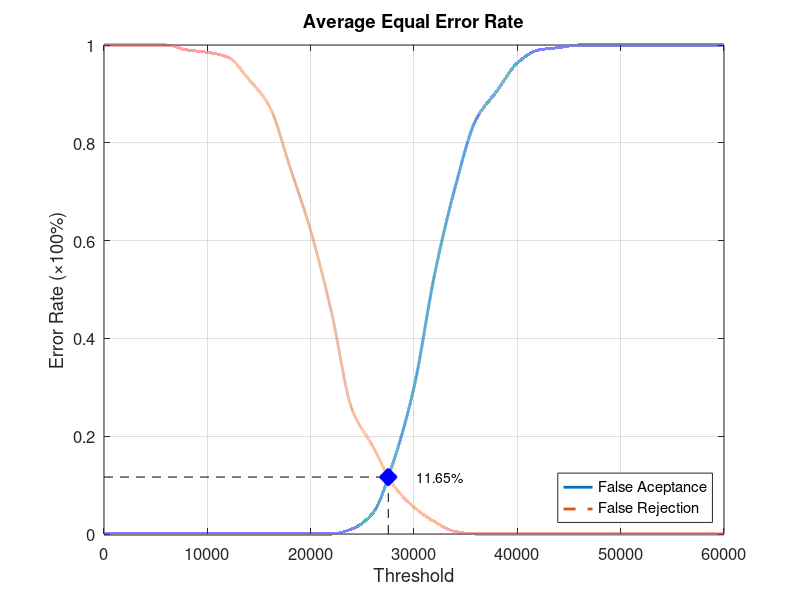
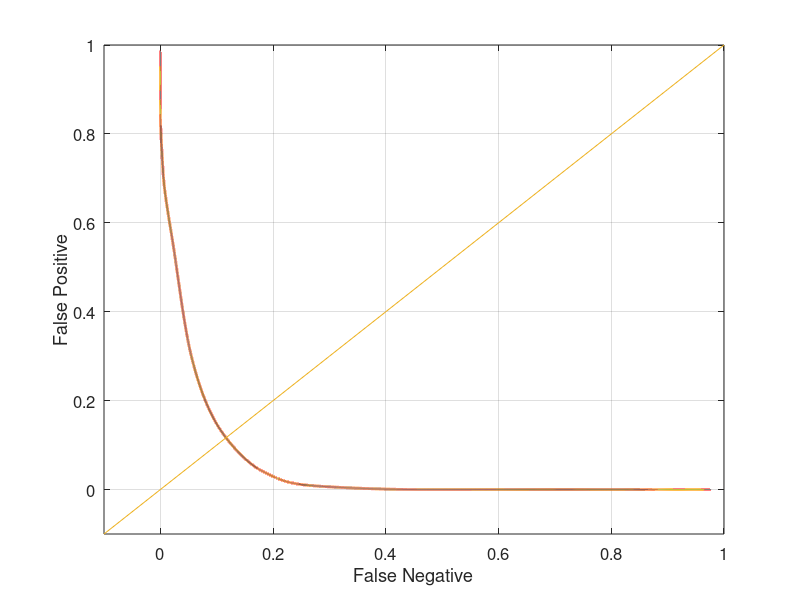

The MATLAB script that drew these images, in order:
function yEER = Database4_3
close all;
clear;
clc;
x = 0:2000:60000;
xq = 0:0.5:60000;

y0 = [0 0 0 0 0 0 0 0 0 0 0 0 0.0105263 0.0421053 0.147368 0.3 0.531579 0.710526 0.847368 0.905263 0.963158 0.989474 0.994737 1 1 1 1 1 1 1 1];
yy0 = interp1(x, y0, xq, 'pchip');
y1 = [1 1 1 1 0.99 0.985 0.975 0.93 0.875 0.75 0.62 0.455 0.255 0.18 0.1 0.055 0.025 0.005 0 0 0 0 0 0 0 0 0 0 0 0 0];
yy1 = interp1(x, y1, xq, 'pchip');

% Calculating EER: 
y2 = abs(y0 - y1);
find(y2 == min(y2))
yy2 = abs(yy0 - yy1);
xEER = find(yy2 == min(yy2));
xEERIndex = xq(xEER) % X-axis EER
yEER = yy0(xEER) % Y-axis EER

main = figure
plot(xq, yy0,'-','LineWidth', 2);	hold on
plot(xq, yy1,'--','LineWidth', 2);	hold on
plot([xEERIndex xEERIndex], [0 yEER], 'k--');	hold on
plot([0 xEERIndex], [yEER yEER], 'k--');	hold on
plot(xEERIndex, yEER, 'bx', 'LineWidth', 10);	hold on
text(xEERIndex + 10 * xEERIndex / 100, yEER, [num2str(round((10000 * yEER)) / 100) '%'])
legend('False Aceptance', 'False Rejection', 'Location', 'SouthEast')
xlabel('Threshold')
ylabel('Error Rate (\times100%)')
title('Average Equal Error Rate')
set(gca, 'FontSize', 12)
axis([0 60000 0 1])
grid on

print(main, 'Database4_3Main', '-dpng');
FNRxFPR = figure('Color', [1 1 1]);
plot(yy1, yy0, '-', yy1, yy0, 'LineWidth', 2);
hold on
y = -0.1:0.1:1
plot(y, y); 
set(gca, 'FontSize', 12)
xlabel('False Negative')
ylabel('False Positive')
axis([-0.1 1 -0.1 1])
set(gca, 'FontSize', 12)
grid on

print(FNRxFPR, 'Database4_3FNRxFPR','-dpng');
end
